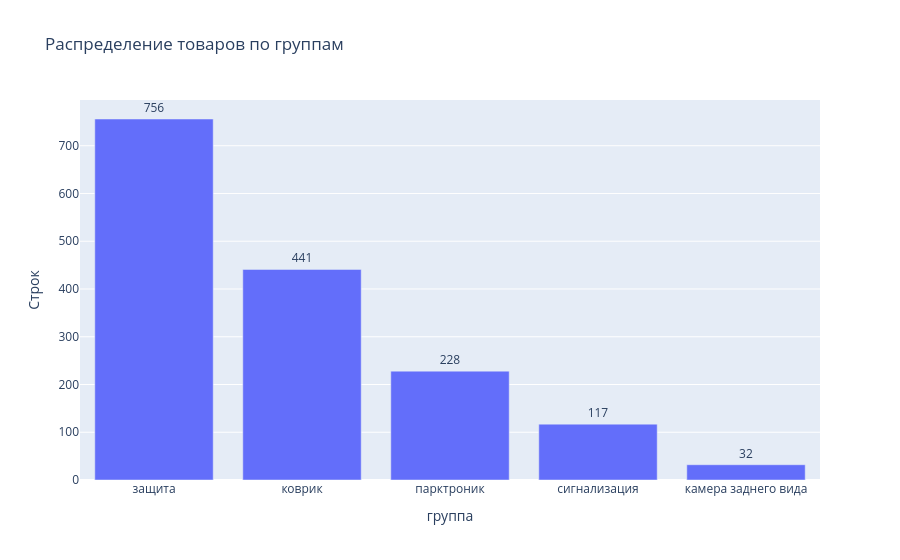

Here is the notebook cell this chart was saved with:
### Code cell
# График: распределение товаров по группам
fig = px.bar(dist.reset_index(), x='группа', y='count', text='count',
             title='Распределение товаров по группам', labels={'count': 'Строк'})
fig.update_traces(textposition='outside')
fig.show()

### Figure 1 — Plotly figure (JSON) as saved in the notebook; plotly's stock layout.template omitted (floating-point values rounded to 4 significant figures)
{"data": [{"hovertemplate": "группа=%{x}<br>Строк=%{text}<extra></extra>", "legendgroup": "", "marker": {"color": "#636efa", "pattern": {"shape": ""}}, "name": "", "orientation": "v", "showlegend": false, "text": [756.0, 441.0, 228.0, 117.0, 32.0], "textposition": "outside", "x": ["защита", "коврик", "парктроник", "сигнализация", "камера заднего вида"], "xaxis": "x", "y": [756, 441, 228, 117, 32], "yaxis": "y", "type": "bar"}], "layout": {"xaxis": {"anchor": "y", "domain": [0.0, 1.0], "title": {"text": "группа"}}, "yaxis": {"anchor": "x", "domain": [0.0, 1.0], "title": {"text": "Строк"}}, "legend": {"tracegroupgap": 0}, "title": {"text": "Распределение товаров по группам"}, "barmode": "relative"}}
